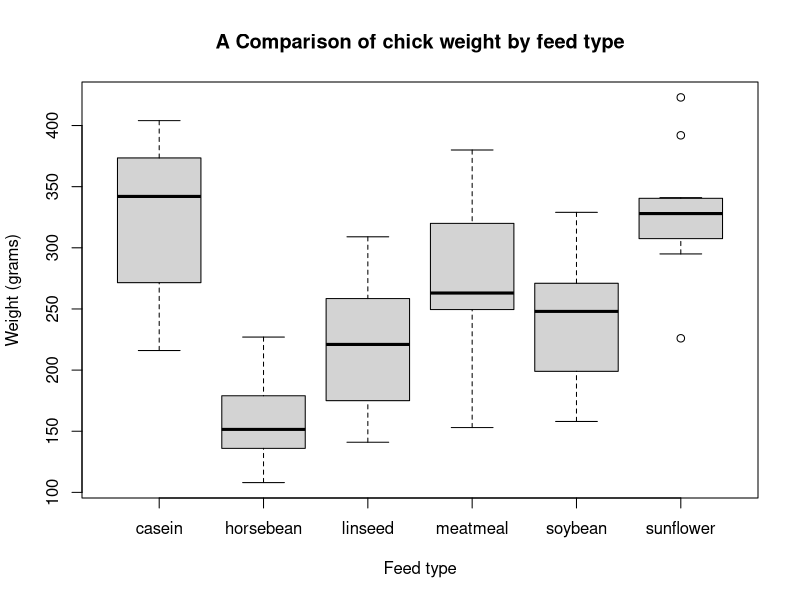

The R script that drew this image: (Note: this script raises an error after producing the figure.)

attach(chickwts)
data <- chickwts

# Q1.A
boxplot(
  weight ~ feed,
  xlab = "Feed type",
  ylab = "Weight (grams)",
  main = "A Comparison of chick weight by feed type"
)

# Q1.B
# feeding chicks with sunflower, results in a higher mean weight
tapply(weight, feed, mean)
tapply(weight, feed, var)

# Q1.C
less_than_159 <- feed[weight < 159]
feed_linseed_or_sunflower <- less_than_159[less_than_159=="linseed" | less_than_159=="sunflower"]
print(feed_linseed_or_sunflower)
proportion <- length(feed_linseed_or_sunflower) / length(weight[weight < 159])
print(proportion)

# Q2
# It is known that 20% of products on a production
# line are defective. Products are inspected until the
# first defective product is encountered.
# Let X = number of inspections to obtain first defective
# P(defective) = 0.2, Geometric Distribution, x=5
# q ^ (x - 1) * p, where q = 1 - .2 = .8
p <- .2
fdni <- 0

for (i in c(1:n_iterations)) {
  j <- 1
  while (T) {
    if (runif(1) <= .2) {
      fdni[i] <- j
      break
    }
    j <- j + 1
  }
}
print(length(fdni[fdni == 5]) / n_iterations)
